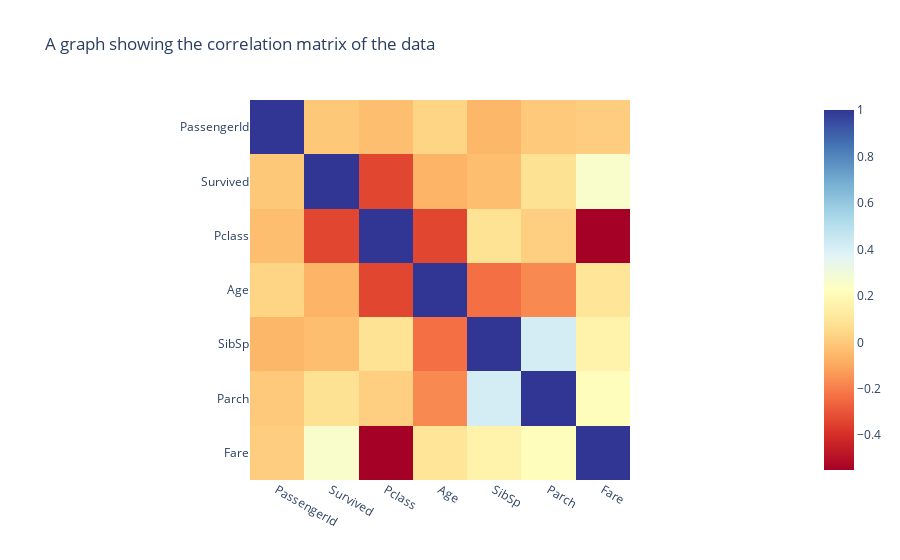

Notebook code for this chart:
### Code cell
fig = px.imshow(correlation_matrix,color_continuous_scale='rdylbu', title = 'A graph showing the correlation matrix of the data')

fig.show()

### Figure 1 — Plotly figure (JSON) as saved in the notebook; plotly's stock layout.template omitted (floating-point values rounded to 4 significant figures)
{"data": [{"coloraxis": "coloraxis", "hovertemplate": "x: %{x}<br>y: %{y}<br>color: %{z}<extra></extra>", "name": "0", "type": "heatmap", "x": ["PassengerId", "Survived", "Pclass", "Age", "SibSp", "Parch", "Fare"], "xaxis": "x", "y": ["PassengerId", "Survived", "Pclass", "Age", "SibSp", "Parch", "Fare"], "yaxis": "y", "z": [[1, -0.005007, -0.03514, 0.03421, -0.05753, -0.001652, 0.01266], [-0.005007, 1, -0.3385, -0.06491, -0.03532, 0.08163, 0.2573], [-0.03514, -0.3385, 1, -0.3399, 0.08308, 0.01844, -0.5495], [0.03421, -0.06491, -0.3399, 1, -0.2333, -0.1725, 0.09669], [-0.05753, -0.03532, 0.08308, -0.2333, 1, 0.4148, 0.1597], [-0.001652, 0.08163, 0.01844, -0.1725, 0.4148, 1, 0.2162], [0.01266, 0.2573, -0.5495, 0.09669, 0.1597, 0.2162, 1]]}], "layout": {"coloraxis": {"colorscale": [[0, "rgb(165,0,38)"], [0.1, "rgb(215,48,39)"], [0.2, "rgb(244,109,67)"], [0.3, "rgb(253,174,97)"], [0.4, "rgb(254,224,144)"], [0.5, "rgb(255,255,191)"], [0.6, "rgb(224,243,248)"], [0.7, "rgb(171,217,233)"], [0.8, "rgb(116,173,209)"], [0.9, "rgb(69,117,180)"], [1, "rgb(49,54,149)"]]}, "title": {"text": "A graph showing the correlation matrix of the data"}, "xaxis": {"anchor": "y", "constrain": "domain", "domain": [0, 1], "scaleanchor": "y"}, "yaxis": {"anchor": "x", "autorange": "reversed", "constrain": "domain", "domain": [0, 1]}}}
